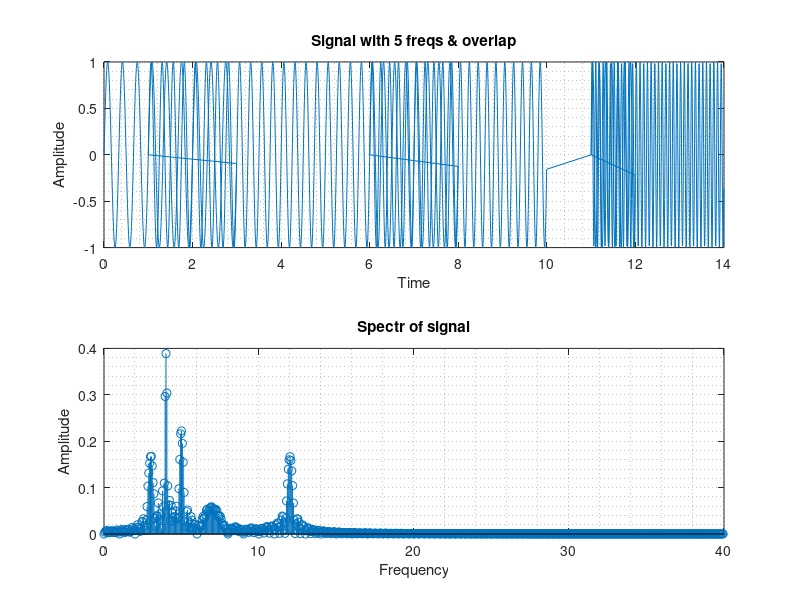

This figure's MATLAB source: (Note: this script raises an error after producing the figure.)
clear, clc, close all;

fs = 200;
freq_part_cnt = 5;

fs1 = 3;
fs2 = 4;
fs3 = 5;
fs4 = 7;
fs5 = 12;

ts1 = 0: 1/fs : 3-1/fs;
len_ts1 = length(ts1);
data(1:len_ts1)...
    = sin(2*pi*fs1*ts1);

ts2 = 1: 1/fs : 8-1/fs;
len_ts2 = length(ts2);
data(len_ts1+1:len_ts1+len_ts2)...
    = sin(2*pi*fs2*ts2);

ts3 = 6: 1/fs : 10-1/fs;
len_ts3 = length(ts3);
data(len_ts1+len_ts2+1:len_ts1+len_ts2+len_ts3)...
    = sin(2*pi*fs3*ts3);

ts4 = 11: 1/fs : 12-1/fs;
len_ts4 = length(ts4);
data(len_ts1+len_ts2+len_ts3+1:len_ts1+len_ts2+len_ts3+len_ts4)...
    = sin(2*pi*fs4*ts4);

ts5 = 11: 1/fs : 14-1/fs;
len_ts5 = length(ts5);
data(len_ts1+len_ts2+len_ts3+len_ts4+1:len_ts1+len_ts2+len_ts3...
    +len_ts4+len_ts5) = sin(2*pi*fs5*ts5);

ts = [ts1 ts2 ts3 ts4 ts5];
n = length(ts);

figure('Name','Spectral analysis, signal & FFT','units','normalized',...
    'outerposition',[0 0.5 1 0.5]);

subplot(2,1,1);
plot(ts, data);
grid minor;
title('Signal with 5 freqs & overlap');
xlabel('Time');
ylabel('Amplitude');

data_spectr = 2*abs(fft(data))/n;
fs_spectr = 0 : fs/n : fs-fs/n;

subplot(2,1,2);
stem(fs_spectr(1:length(fs_spectr)/5), data_spectr(1:length(fs_spectr)/5));
grid minor;
title('Spectr of signal');
xlabel('Frequency');
ylabel('Amplitude');

figure('Name','Spectral analysis, continous wavelet transform',...
    'units','normalized','outerposition',[0 0 0.5 0.5]);

cwt(data,'morse',fs);
fb = cwtfilterbank('SignalLength',length(data),'SamplingFrequency',fs,...
    'FrequencyLimits',[fs1 fs5]);

figure('Name','Spectral analysis, continous wavelet transform with fb',...
    'units','normalized','outerposition',[0.5 0 0.5 0.5]);

cwt(data,'FilterBank',fb);
